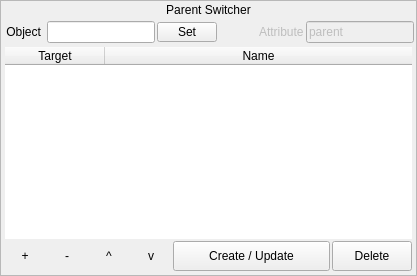
         <widget class="QFrame" name="frame_23">
          <property name="enabled">
           <bool>true</bool>
          </property>
          <property name="frameShape">
           <enum>QFrame::StyledPanel</enum>
          </property>
          <property name="frameShadow">
           <enum>QFrame::Plain</enum>
          </property>
          <layout class="QVBoxLayout" name="verticalLayout_58">
           <property name="spacing">
            <number>4</number>
           </property>
           <property name="leftMargin">
            <number>2</number>
           </property>
           <property name="topMargin">
            <number>2</number>
           </property>
           <property name="rightMargin">
            <number>2</number>
           </property>
           <property name="bottomMargin">
            <number>2</number>
           </property>
           <item>
            <widget class="QLabel" name="parentSwitcher_label">
             <property name="enabled">
              <bool>true</bool>
             </property>
             <property name="text">
              <string>Parent Switcher</string>
             </property>
             <property name="alignment">
              <set>Qt::AlignCenter</set>
             </property>
            </widget>
           </item>
           <item>
            <widget class="QFrame" name="parentSwitcher_groupFrame">
             <property name="enabled">
              <bool>true</bool>
             </property>
             <property name="frameShape">
              <enum>QFrame::NoFrame</enum>
             </property>
             <property name="frameShadow">
              <enum>QFrame::Raised</enum>
             </property>
             <layout class="QVBoxLayout" name="verticalLayout_59">
              <property name="spacing">
               <number>2</number>
              </property>
              <property name="leftMargin">
               <number>0</number>
              </property>
              <property name="topMargin">
               <number>0</number>
              </property>
              <property name="rightMargin">
               <number>0</number>
              </property>
              <property name="bottomMargin">
               <number>0</number>
              </property>
              <item>
               <layout class="QHBoxLayout" name="horizontalLayout_40" stretch="0,1,0,0,0,0">
                <item>
                 <widget class="QLabel" name="label_3">
                  <property name="text">
                   <string> Object </string>
                  </property>
                 </widget>
                </item>
                <item>
                 <widget class="QLineEdit" name="parentSwitcher_lineEdit">
                  <property name="readOnly">
                   <bool>true</bool>
                  </property>
                 </widget>
                </item>
                <item>
                 <widget class="QPushButton" name="parentSwitcher_set_btn">
                  <property name="enabled">
                   <bool>true</bool>
                  </property>
                  <property name="sizePolicy">
                   <sizepolicy hsizetype="Fixed" vsizetype="Fixed">
                    <horstretch>0</horstretch>
                    <verstretch>0</verstretch>
                   </sizepolicy>
                  </property>
                  <property name="minimumSize">
                   <size>
                    <width>60</width>
                    <height>0</height>
                   </size>
                  </property>
                  <property name="maximumSize">
                   <size>
                    <width>60</width>
                    <height>20</height>
                   </size>
                  </property>
                  <property name="text">
                   <string>Set</string>
                  </property>
                 </widget>
                </item>
                <item>
                 <spacer name="horizontalSpacer_24">
                  <property name="orientation">
                   <enum>Qt::Horizontal</enum>
                  </property>
                  <property name="sizeType">
                   <enum>QSizePolicy::Fixed</enum>
                  </property>
                  <property name="sizeHint" stdset="0">
                   <size>
                    <width>40</width>
                    <height>20</height>
                   </size>
                  </property>
                 </spacer>
                </item>
                <item>
                 <widget class="QLabel" name="label_7">
                  <property name="enabled">
                   <bool>false</bool>
                  </property>
                  <property name="text">
                   <string>Attribute</string>
                  </property>
                 </widget>
                </item>
                <item>
                 <widget class="QLineEdit" name="parentSwitcher_attribute_lineEdit">
                  <property name="enabled">
                   <bool>false</bool>
                  </property>
                  <property name="text">
                   <string>parent</string>
                  </property>
                 </widget>
                </item>
               </layout>
              </item>
              <item>
               <widget class="QFrame" name="frame_28">
                <property name="enabled">
                 <bool>true</bool>
                </property>
                <property name="frameShape">
                 <enum>QFrame::NoFrame</enum>
                </property>
                <property name="frameShadow">
                 <enum>QFrame::Raised</enum>
                </property>
                <layout class="QVBoxLayout" name="verticalLayout_74">
                 <property name="spacing">
                  <number>2</number>
                 </property>
                 <property name="leftMargin">
                  <number>2</number>
                 </property>
                 <property name="topMargin">
                  <number>2</number>
                 </property>
                 <property name="rightMargin">
                  <number>2</number>
                 </property>
                 <property name="bottomMargin">
                  <number>2</number>
                 </property>
                 <item>
                  <widget class="QTableWidget" name="parentSwitcher_tableWidget">
                   <property name="frameShape">
                    <enum>QFrame::NoFrame</enum>
                   </property>
                   <property name="selectionBehavior">
                    <enum>QAbstractItemView::SelectRows</enum>
                   </property>
                   <attribute name="horizontalHeaderStretchLastSection">
                    <bool>true</bool>
                   </attribute>
                   <column>
                    <property name="text">
                     <string>Target</string>
                    </property>
                   </column>
                   <column>
                    <property name="text">
                     <string>Name</string>
                    </property>
                   </column>
                  </widget>
                 </item>
                 <item>
                  <layout class="QHBoxLayout" name="horizontalLayout_37" stretch="0,0,0,0,2,1">
                   <property name="spacing">
                    <number>2</number>
                   </property>
                   <item>
                    <widget class="QToolButton" name="parentSwitcher_addTarget_btn">
                     <property name="enabled">
                      <bool>true</bool>
                     </property>
                     <property name="sizePolicy">
                      <sizepolicy hsizetype="Preferred" vsizetype="Fixed">
                       <horstretch>0</horstretch>
                       <verstretch>0</verstretch>
                      </sizepolicy>
                     </property>
                     <property name="minimumSize">
                      <size>
                       <width>40</width>
                       <height>20</height>
                      </size>
                     </property>
                     <property name="maximumSize">
                      <size>
                       <width>1000</width>
                       <height>50</height>
                      </size>
                     </property>
                     <property name="text">
                      <string>+</string>
                     </property>
                     <property name="autoRaise">
                      <bool>true</bool>
                     </property>
                    </widget>
                   </item>
                   <item>
                    <widget class="QToolButton" name="parentSwitcher_removeTarget_btn">
                     <property name="sizePolicy">
                      <sizepolicy hsizetype="Preferred" vsizetype="Fixed">
                       <horstretch>0</horstretch>
                       <verstretch>0</verstretch>
                      </sizepolicy>
                     </property>
                     <property name="minimumSize">
                      <size>
                       <width>40</width>
                       <height>20</height>
                      </size>
                     </property>
                     <property name="maximumSize">
                      <size>
                       <width>1000</width>
                       <height>50</height>
                      </size>
                     </property>
                     <property name="text">
                      <string>-</string>
                     </property>
                     <property name="autoRaise">
                      <bool>true</bool>
                     </property>
                    </widget>
                   </item>
                   <item>
                    <widget class="QToolButton" name="parentSwitcher_targetUp_btn">
                     <property name="sizePolicy">
                      <sizepolicy hsizetype="Fixed" vsizetype="Fixed">
                       <horstretch>0</horstretch>
                       <verstretch>0</verstretch>
                      </sizepolicy>
                     </property>
                     <property name="minimumSize">
                      <size>
                       <width>40</width>
                       <height>30</height>
                      </size>
                     </property>
                     <property name="maximumSize">
                      <size>
                       <width>1000</width>
                       <height>50</height>
                      </size>
                     </property>
                     <property name="text">
                      <string>^</string>
                     </property>
                     <property name="autoRaise">
                      <bool>true</bool>
                     </property>
                    </widget>
                   </item>
                   <item>
                    <widget class="QToolButton" name="parentSwitcher_targetDown_btn">
                     <property name="sizePolicy">
                      <sizepolicy hsizetype="Fixed" vsizetype="Fixed">
                       <horstretch>0</horstretch>
                       <verstretch>0</verstretch>
                      </sizepolicy>
                     </property>
                     <property name="minimumSize">
                      <size>
                       <width>40</width>
                       <height>20</height>
                      </size>
                     </property>
                     <property name="maximumSize">
                      <size>
                       <width>1000</width>
                       <height>50</height>
                      </size>
                     </property>
                     <property name="text">
                      <string>v</string>
                     </property>
                     <property name="autoRaise">
                      <bool>true</bool>
                     </property>
                    </widget>
                   </item>
                   <item>
                    <widget class="QPushButton" name="parentSwitcher_create_btn">
                     <property name="enabled">
                      <bool>true</bool>
                     </property>
                     <property name="minimumSize">
                      <size>
                       <width>0</width>
                       <height>30</height>
                      </size>
                     </property>
                     <property name="text">
                      <string>Create / Update</string>
                     </property>
                    </widget>
                   </item>
                   <item>
                    <widget class="QPushButton" name="parentSwitcher_detele_btn">
                     <property name="enabled">
                      <bool>true</bool>
                     </property>
                     <property name="minimumSize">
                      <size>
                       <width>0</width>
                       <height>30</height>
                      </size>
                     </property>
                     <property name="text">
                      <string>Delete</string>
                     </property>
                    </widget>
                   </item>
                  </layout>
                 </item>
                </layout>
               </widget>
              </item>
             </layout>
            </widget>
           </item>
          </layout>
         </widget>
